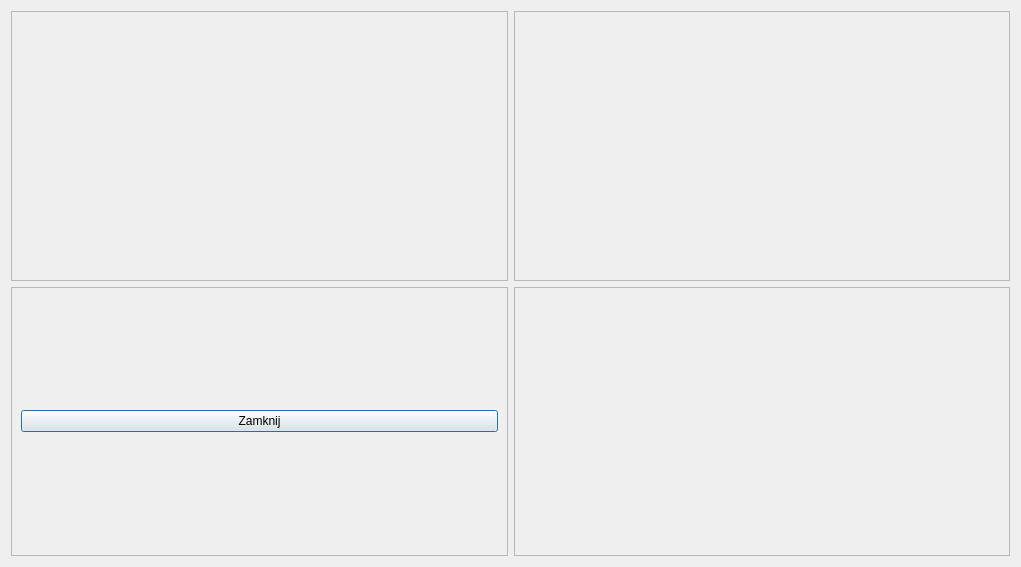
<?xml version="1.0" encoding="UTF-8"?>
<ui version="4.0">
 <class>Wykresy</class>
 <widget class="QDialog" name="Wykresy">
  <property name="geometry">
   <rect>
    <x>0</x>
    <y>0</y>
    <width>1021</width>
    <height>567</height>
   </rect>
  </property>
  <property name="windowTitle">
   <string>Wykresy</string>
  </property>
  <layout class="QGridLayout" name="gridLayout_2">
   <item row="0" column="0">
    <widget class="QFrame" name="frame">
     <property name="frameShape">
      <enum>QFrame::StyledPanel</enum>
     </property>
     <property name="frameShadow">
      <enum>QFrame::Raised</enum>
     </property>
     <layout class="QGridLayout" name="gridLayout">
      <item row="0" column="0">
       <widget class="QCustomPlot" name="widget" native="true"/>
      </item>
     </layout>
    </widget>
   </item>
   <item row="0" column="1">
    <widget class="QFrame" name="frame_2">
     <property name="frameShape">
      <enum>QFrame::StyledPanel</enum>
     </property>
     <property name="frameShadow">
      <enum>QFrame::Raised</enum>
     </property>
     <layout class="QGridLayout" name="gridLayout_4">
      <item row="0" column="0">
       <widget class="QCustomPlot" name="widget_2" native="true"/>
      </item>
     </layout>
    </widget>
   </item>
   <item row="1" column="1">
    <widget class="QFrame" name="frame_3">
     <property name="frameShape">
      <enum>QFrame::StyledPanel</enum>
     </property>
     <property name="frameShadow">
      <enum>QFrame::Raised</enum>
     </property>
     <layout class="QGridLayout" name="gridLayout_3">
      <item row="0" column="0">
       <widget class="QCustomPlot" name="widget_3" native="true"/>
      </item>
     </layout>
    </widget>
   </item>
   <item row="1" column="0">
    <widget class="QFrame" name="frame_4">
     <property name="frameShape">
      <enum>QFrame::StyledPanel</enum>
     </property>
     <property name="frameShadow">
      <enum>QFrame::Raised</enum>
     </property>
     <layout class="QGridLayout" name="gridLayout_5">
      <item row="0" column="0">
       <widget class="QPushButton" name="CloseWyk">
        <property name="text">
         <string>Zamknij</string>
        </property>
       </widget>
      </item>
     </layout>
    </widget>
   </item>
  </layout>
 </widget>
 <customwidgets>
  <customwidget>
   <class>QCustomPlot</class>
   <extends>QWidget</extends>
   <header location="global">qcustomplot.h</header>
   <container>1</container>
  </customwidget>
 </customwidgets>
 <resources/>
 <connections>
  <connection>
   <sender>CloseWyk</sender>
   <signal>clicked()</signal>
   <receiver>Wykresy</receiver>
   <slot>close()</slot>
   <hints>
    <hint type="sourcelabel">
     <x>209</x>
     <y>317</y>
    </hint>
    <hint type="destinationlabel">
     <x>302</x>
     <y>219</y>
    </hint>
   </hints>
  </connection>
 </connections>
</ui>
